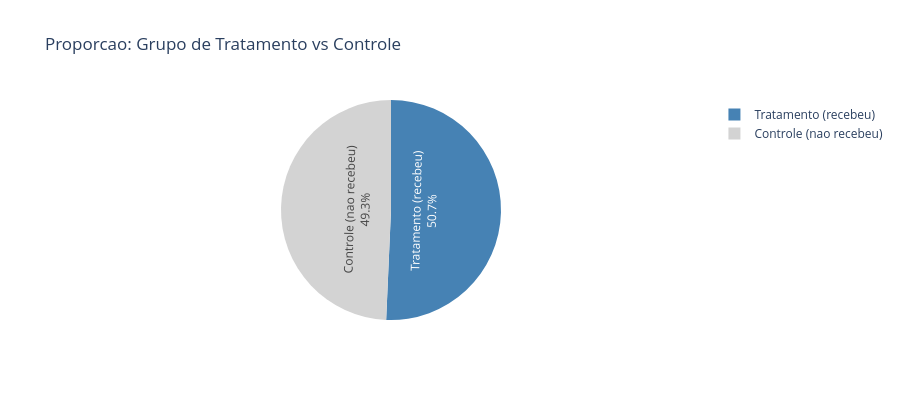

Source (notebook cell):
### Code cell
# Distribuicao da variavel 'recebeu_campanha' (arquivo campanha.csv)
# Em um experimento bem desenhado, o grupo de tratamento e controle devem ser aproximadamente iguais
# Isso garante que comparacoes futuras sejam justas (sem vies de selecao)

contagem_camp = df_campanha['recebeu_campanha'].value_counts().reset_index()
contagem_camp.columns = ['grupo', 'quantidade']
contagem_camp['rotulo'] = contagem_camp['grupo'].map({1: 'Tratamento (recebeu)', 0: 'Controle (nao recebeu)'})

fig = px.pie(
    contagem_camp,
    values='quantidade',
    names='rotulo',
    title='Proporcao: Grupo de Tratamento vs Controle',
    color_discrete_sequence=['steelblue', 'lightgray']
)
fig.update_traces(textposition='inside', textinfo='percent+label')
fig.update_layout(height=400)
fig.show()

n_tratamento = (df_campanha['recebeu_campanha'] == 1).sum()
n_controle = (df_campanha['recebeu_campanha'] == 0).sum()
print(f'Grupo de Tratamento: {n_tratamento} clientes ({n_tratamento/len(df_campanha)*100:.1f}%)')
print(f'Grupo de Controle:   {n_controle} clientes ({n_controle/len(df_campanha)*100:.1f}%)')

### Figure 1 — Plotly figure (JSON) as saved in the notebook; plotly's stock layout.template omitted (floating-point values rounded to 4 significant figures)
{"data": [{"domain": {"x": [0, 1], "y": [0, 1]}, "hovertemplate": "rotulo=%{label}<br>quantidade=%{value}<extra></extra>", "labels": ["Tratamento (recebeu)", "Controle (nao recebeu)"], "legendgroup": "", "name": "", "showlegend": true, "textinfo": "percent+label", "textposition": "inside", "type": "pie", "values": [507, 493]}], "layout": {"height": 400, "legend": {"tracegroupgap": 0}, "piecolorway": ["steelblue", "lightgray"], "title": {"text": "Proporcao: Grupo de Tratamento vs Controle"}}}
